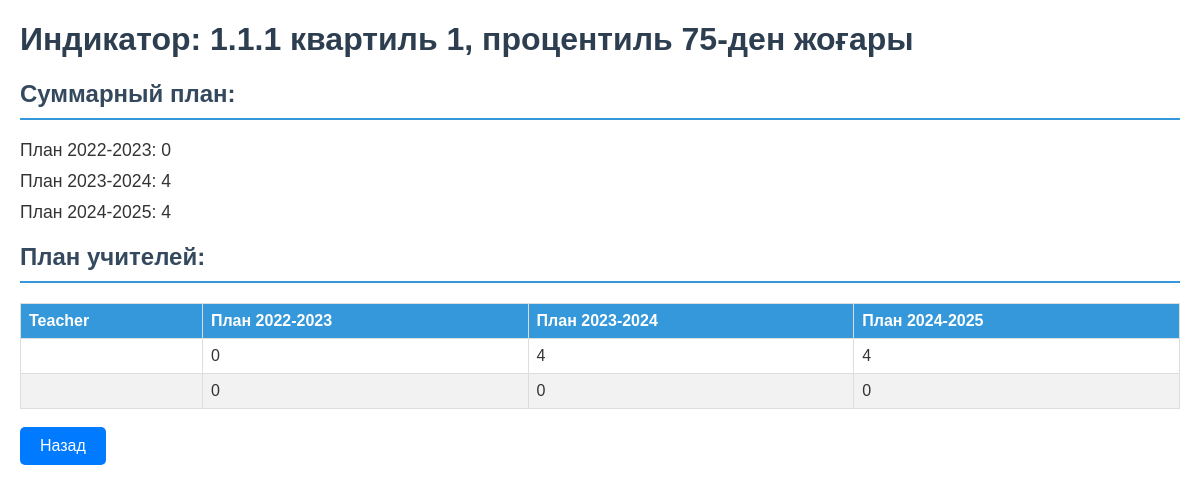
Page /reports/report-details/2/ (signed in) on the committed database.
### main/models.py (models this page shows, shortened)
class Indicator(models.Model):
    name = models.CharField('Название индикатора: ', max_length=255)  # (например, публикации в Scopus)
    unit = models.CharField('Единица измерения:', max_length=50)  # (счет, проценты и т.д.)
    class Meta:
        verbose_name = 'Индикатор'
        verbose_name_plural = 'Индикаторы'

class AdminReport(models.Model):
    indicator = models.ForeignKey(Indicator, on_delete=models.CASCADE)
    total_plan_2022_2023 = models.IntegerField('Суммарный план 2022-2023: ', default=0)
    total_actual_2023_2024 = models.IntegerField('Суммарные выполненные показатели 2023-2024', default=0)
    total_plan_2024_2025 = models.IntegerField('Суммарный план на 2024-2025', default=0)
    class Meta:
        verbose_name = 'Агрегированные данные'
        verbose_name_plural = 'Агрегированные данные'

### main/views.py (the view)
# urls.py: path('reports/report-details/<int:indicator_id>/', views.report_details, name='report_details'),
@login_required
def report_details(request, indicator_id):
    try:
        indicator = get_object_or_404(Indicator, id=indicator_id)
        reports = TeacherReport.objects.filter(indicator=indicator)
        admin_report = get_object_or_404(AdminReport, indicator=indicator)
        teachers = []
        for report in reports:
            teachers.append({
                'name': report.teacher.get_full_name(),
                'indicator_name': report.indicator.name,
                'plan_2022_2023': report.plan_2022_2023,
                'actual_2023_2024': report.actual_2023_2024,
                'plan_2024_2025': report.plan_2024_2025,
                'admin_total_plan_2022_2023': admin_report.total_plan_2022_2023,
                'admin_total_actual_2023_2024': admin_report.total_actual_2023_2024,
                'admin_total_plan_2024_2025': admin_report.total_plan_2024_2025,
            })
        return render(request, 'main/report_details.html', {
            'teachers': teachers,
            'indicator_name': indicator.name,
            'admin_report': admin_report
        })
    except ObjectDoesNotExist as e:
        return render(request, 'main/report_details.html', {'error': f'Ошибка: {str(e)}'})
    except Exception as e:
        print(f"Unexpected Error: {e}")
        return render(request, 'main/report_details.html', {'error': 'Произошла непредвиденная ошибка'})

### main/templates/main/report_details.html (shortened to what this page needs)
{% load static %}
<!DOCTYPE html>
<html>
<head>
    <link rel="stylesheet" type="text/css" href="{% static 'css/report_details.css' %}">
</head>
<body>
    <h1>Индикатор: {{ indicator_name }}</h1>
    {% if error %}
        <p class="error">{{ error }}</p>
    {% else %}
        <h2>Суммарный план: </h2>
        <p>План 2022-2023: {{ admin_report.total_plan_2022_2023 }}</p>
        <p>План 2023-2024: {{ admin_report.total_actual_2023_2024 }}</p>
        <p>План 2024-2025: {{ admin_report.total_plan_2024_2025 }}</p>
        <h2>План учителей:</h2>
        <table>
            <thead>
                <tr>
                    <th>Teacher</th>
                    <th>План 2022-2023</th>
                    <th>План 2023-2024</th>
                    <th>План 2024-2025</th>
                </tr>
            </thead>
            <tbody>
                {% for teacher in teachers %}
                    <tr>
                        <td>{{ teacher.name }}</td>
                        <td>{{ teacher.plan_2022_2023 }}</td>
                        <td>{{ teacher.actual_2023_2024 }}</td>
                        <td>{{ teacher.plan_2024_2025 }}</td>
                    </tr>
                {% endfor %}
            </tbody>
        </table>
    {% endif %}
    <br>
    <a href="javascript:history.back()" class="back-button">Назад</a>
</body>
</html>

### static/css/report_details.css (style rules this page uses)
body { font-family: Arial, sans-serif; margin: 20px; color: #333; }
h1 { color: #2c3e50; }
h2 { color: #34495e; border-bottom: 2px solid #3498db; padding-bottom: 10px; }
table { width: 100%; border-collapse: collapse; margin-top: 20px; }
th, td { border: 1px solid #ddd; padding: 8px; text-align: left; }
th { background-color: #3498db; color: white; }
tr:nth-child(even) { background-color: #f2f2f2; }
p { font-size: 1.1em; margin: 10px 0; }
.back-button { display: inline-block; padding: 10px 20px; font-size: 16px; color: #fff; background-color: #007bff; border: none; border-radius: 5px; text-decoration: none; text-align: center; cursor: pointer; transition: background-color 0.3s, box-shadow 0.3s; }

### rows in the picture
Indicator: name "1.1.1 квартиль 1, процентиль 75-ден жоғары"
AdminReport: total_plan_2022_2023 "0", total_actual_2023_2024 "4", total_plan_2024_2025 "4"

### other values in the picture
{{ teacher.plan_2022_2023 }} "0" "0"
{{ teacher.actual_2023_2024 }} "4" "0"
{{ teacher.plan_2024_2025 }} "4" "0"
